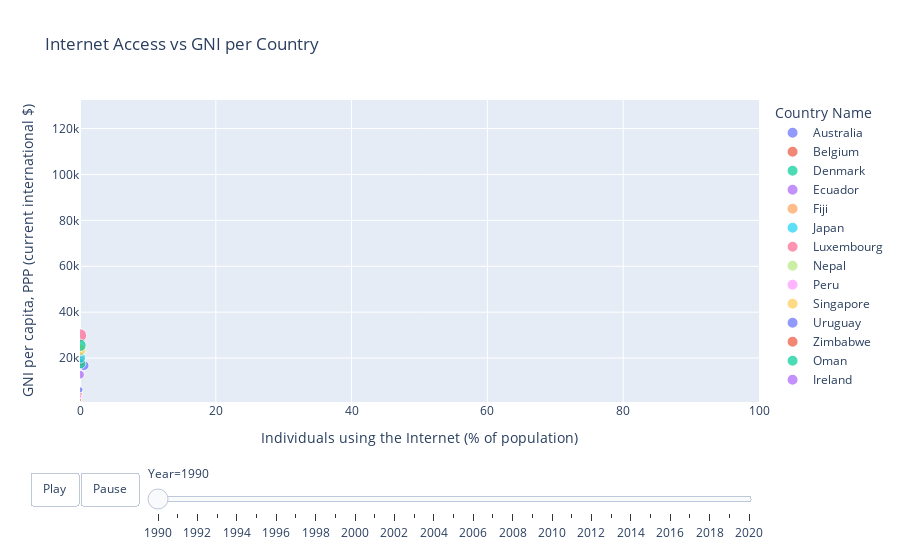

Write notebook code for a chart like this one.
### Code cell
df_animate = df_wide

country_groups = ["Australia", "Belgium", "Canada", "Denmark", "Ecuador", 
                 "Fiji", "Greece", "Hungary", "Ireland", "Japan", 
                 "Kazakhstan", "Luxembourg", "Nepal", "Oman", "Peru", 
                 "Qatar", "Russia", "Singapore", "Turkey", "Uruguay", 
                 "Venezuela", "Wales", "Yemen", "Zimbabwe"]
df_animate = df_animate[df_animate['Country Name'].isin(country_groups)]

df_animate = df_animate[['Year',
                         'Country Name',
                         'Individuals using the Internet (% of population)',
                         'GNI per capita, PPP (current international $)']]

start_year = 1990
end_year = 2020
df_animate = df_animate[(df_animate['Year'] >= start_year) & (df_animate['Year'] <= end_year)]

df_animate = df_animate.dropna(axis=0)

fig = px.scatter(df_animate, x='Individuals using the Internet (% of population)', 
                 y='GNI per capita, PPP (current international $)',
                 animation_frame="Year",
                 animation_group="Country Name",
                 size='GNI per capita, PPP (current international $)',
                 color="Country Name",
                 title="Internet Access vs GNI per Country",
                 hover_name="Country Name",
                 range_y=[df_animate['GNI per capita, PPP (current international $)'].min(),df_animate['GNI per capita, PPP (current international $)'].max()]) 

fig.update_xaxes(range=[0, 100])

fig.update_layout(
    updatemenus=[
        dict(
            type="buttons",
            showactive=False,
            buttons=[
                dict(
                    label="Play",
                    method="animate",
                    args=[None, {"frame": {"duration": 500, "redraw": True}}],
                ),
                dict(
                    label="Pause",
                    method="animate",
                    args=[[None], {"frame": {"duration": 0, "redraw": False}, "mode": "immediate"}],
                ),
            ],
        )
    ]
)
fig.show()

### Figure 1 — Plotly figure (JSON) as saved in the notebook; plotly's stock layout.template omitted (floating-point values rounded to 4 significant figures)
{"data": [{"hovertemplate": "<b>%{hovertext}</b><br><br>Country Name=Australia<br>Year=1990<br>Individuals using the Internet (% of population)=%{x}<br>GNI per capita, PPP (current international $)=%{marker.size}<extra></extra>", "hovertext": ["Australia"], "ids": ["Australia"], "legendgroup": "Australia", "marker": {"color": "#636efa", "size": [16760], "sizemode": "area", "sizeref": 331.1, "symbol": "circle"}, "mode": "markers", "name": "Australia", "orientation": "v", "showlegend": true, "type": "scatter", "x": [0.5851], "xaxis": "x", "y": [16760], "yaxis": "y"}, {"hovertemplate": "<b>%{hovertext}</b><br><br>Country Name=Belgium<br>Year=1990<br>Individuals using the Internet (% of population)=%{x}<br>GNI per capita, PPP (current international $)=%{marker.size}<extra></extra>", "hovertext": ["Belgium"], "ids": ["Belgium"], "legendgroup": "Belgium", "marker": {"color": "#EF553B", "size": [18740], "sizemode": "area", "sizeref": 331.1, "symbol": "circle"}, "mode": "markers", "name": "Belgium", "orientation": "v", "showlegend": true, "type": "scatter", "x": [0.001007], "xaxis": "x", "y": [18740], "yaxis": "y"}, {"hovertemplate": "<b>%{hovertext}</b><br><br>Country Name=Denmark<br>Year=1990<br>Individuals using the Internet (% of population)=%{x}<br>GNI per capita, PPP (current international $)=%{marker.size}<extra></extra>", "hovertext": ["Denmark"], "ids": ["Denmark"], "legendgroup": "Denmark", "marker": {"color": "#00cc96", "size": [17610], "sizemode": "area", "sizeref": 331.1, "symbol": "circle"}, "mode": "markers", "name": "Denmark", "orientation": "v", "showlegend": true, "type": "scatter", "x": [0.09728], "xaxis": "x", "y": [17610], "yaxis": "y"}, {"hovertemplate": "<b>%{hovertext}</b><br><br>Country Name=Ecuador<br>Year=1990<br>Individuals using the Internet (% of population)=%{x}<br>GNI per capita, PPP (current international $)=%{marker.size}<extra></extra>", "hovertext": ["Ecuador"], "ids": ["Ecuador"], "legendgroup": "Ecuador", "marker": {"color": "#ab63fa", "size": [4440], "sizemode": "area", "sizeref": 331.1, "symbol": "circle"}, "mode": "markers", "name": "Ecuador", "orientation": "v", "showlegend": true, "type": "scatter", "x": [0], "xaxis": "x", "y": [4440], "yaxis": "y"}, {"hovertemplate": "<b>%{hovertext}</b><br><br>Country Name=Fiji<br>Year=1990<br>Individuals using the Internet (% of population)=%{x}<br>GNI per capita, PPP (current international $)=%{marker.size}<extra></extra>", "hovertext": ["Fiji"], "ids": ["Fiji"], "legendgroup": "Fiji", "marker": {"color": "#FFA15A", "size": [4050], "sizemode": "area", "sizeref": 331.1, "symbol": "circle"}, "mode": "markers", "name": "Fiji", "orientation": "v", "showlegend": true, "type": "scatter", "x": [0], "xaxis": "x", "y": [4050], "yaxis": "y"}, {"hovertemplate": "<b>%{hovertext}</b><br><br>Country Name=Japan<br>Year=1990<br>Individuals using the Internet (% of population)=%{x}<br>GNI per capita, PPP (current international $)=%{marker.size}<extra></extra>", "hovertext": ["Japan"], "ids": ["Japan"], "legendgroup": "Japan", "marker": {"color": "#19d3f3", "size": [20130], "sizemode": "area", "sizeref": 331.1, "symbol": "circle"}, "mode": "markers", "name": "Japan", "orientation": "v", "showlegend": true, "type": "scatter", "x": [0.02029], "xaxis": "x", "y": [20130], "yaxis": "y"}, {"hovertemplate": "<b>%{hovertext}</b><br><br>Country Name=Luxembourg<br>Year=1990<br>Individuals using the Internet (% of population)=%{x}<br>GNI per capita, PPP (current international $)=%{marker.size}<extra></extra>", "hovertext": ["Luxembourg"], "ids": ["Luxembourg"], "legendgroup": "Luxembourg", "marker": {"color": "#FF6692", "size": [29850], "sizemode": "area", "sizeref": 331.1, "symbol": "circle"}, "mode": "markers", "name": "Luxembourg", "orientation": "v", "showlegend": true, "type": "scatter", "x": [0], "xaxis": "x", "y": [29850], "yaxis": "y"}, {"hovertemplate": "<b>%{hovertext}</b><br><br>Country Name=Nepal<br>Year=1990<br>Individuals using the Internet (% of population)=%{x}<br>GNI per capita, PPP (current international $)=%{marker.size}<extra></extra>", "hovertext": ["Nepal"], "ids": ["Nepal"], "legendgroup": "Nepal", "marker": {"color": "#B6E880", "size": [860], "sizemode": "area", "sizeref": 331.1, "symbol": "circle"}, "mode": "markers", "name": "Nepal", "orientation": "v", "showlegend": true, "type": "scatter", "x": [0], "xaxis": "x", "y": [860], "yaxis": "y"}, {"hovertemplate": "<b>%{hovertext}</b><br><br>Country Name=Peru<br>Year=1990<br>Individuals using the Internet (% of population)=%{x}<br>GNI per capita, PPP (current international $)=%{marker.size}<extra></extra>", "hovertext": ["Peru"], "ids": ["Peru"], "legendgroup": "Peru", "marker": {"color": "#FF97FF", "size": [3150], "sizemode": "area", "sizeref": 331.1, "symbol": "circle"}, "mode": "markers", "name": "Peru", "orientation": "v", "showlegend": true, "type": "scatter", "x": [0], "xaxis": "x", "y": [3150], "yaxis": "y"}, {"hovertemplate": "<b>%{hovertext}</b><br><br>Country Name=Singapore<br>Year=1990<br>Individuals using the Internet (% of population)=%{x}<br>GNI per capita, PPP (current international $)=%{marker.size}<extra></extra>", "hovertext": ["Singapore"], "ids": ["Singapore"], "legendgroup": "Singapore", "marker": {"color": "#FECB52", "size": [23570], "sizemode": "area", "sizeref": 331.1, "symbol": "circle"}, "mode": "markers", "name": "Singapore", "orientation": "v", "showlegend": true, "type": "scatter", "x": [0], "xaxis": "x", "y": [23570], "yaxis": "y"}, {"hovertemplate": "<b>%{hovertext}</b><br><br>Country Name=Uruguay<br>Year=1990<br>Individuals using the Internet (% of population)=%{x}<br>GNI per capita, PPP (current international $)=%{marker.size}<extra></extra>", "hovertext": ["Uruguay"], "ids": ["Uruguay"], "legendgroup": "Uruguay", "marker": {"color": "#636efa", "size": [6170], "sizemode": "area", "sizeref": 331.1, "symbol": "circle"}, "mode": "markers", "name": "Uruguay", "orientation": "v", "showlegend": true, "type": "scatter", "x": [0], "xaxis": "x", "y": [6170], "yaxis": "y"}, {"hovertemplate": "<b>%{hovertext}</b><br><br>Country Name=Zimbabwe<br>Year=1990<br>Individuals using the Internet (% of population)=%{x}<br>GNI per capita, PPP (current international $)=%{marker.size}<extra></extra>", "hovertext": ["Zimbabwe"], "ids": ["Zimbabwe"], "legendgroup": "Zimbabwe", "marker": {"color": "#EF553B", "size": [1740], "sizemode": "area", "sizeref": 331.1, "symbol": "circle"}, "mode": "markers", "name": "Zimbabwe", "orientation": "v", "showlegend": true, "type": "scatter", "x": [0], "xaxis": "x", "y": [1740], "yaxis": "y"}, {"hovertemplate": "<b>%{hovertext}</b><br><br>Country Name=Oman<br>Year=1990<br>Individuals using the Internet (% of population)=%{x}<br>GNI per capita, PPP (current international $)=%{marker.size}<extra></extra>", "hovertext": ["Oman"], "ids": ["Oman"], "legendgroup": "Oman", "marker": {"color": "#00cc96", "size": [25580], "sizemode": "area", "sizeref": 331.1, "symbol": "circle"}, "mode": "markers", "name": "Oman", "orientation": "v", "showlegend": true, "type": "scatter", "x": [0], "xaxis": "x", "y": [25580], "yaxis": "y"}, {"hovertemplate": "<b>%{hovertext}</b><br><br>Country Name=Ireland<br>Year=1990<br>Individuals using the Internet (% of population)=%{x}<br>GNI per capita, PPP (current international $)=%{marker.size}<extra></extra>", "hovertext": ["Ireland"], "ids": ["Ireland"], "legendgroup": "Ireland", "marker": {"color": "#ab63fa", "size": [12770], "sizemode": "area", "sizeref": 331.1, "symbol": "circle"}, "mode": "markers", "name": "Ireland", "orientation": "v", "showlegend": true, "type": "scatter", "x": [0], "xaxis": "x", "y": [12770], "yaxis": "y"}], "layout": {"legend": {"itemsizing": "constant", "title": {"text": "Country Name"}, "tracegroupgap": 0}, "sliders": [{"active": 0, "currentvalue": {"prefix": "Year="}, "len": 0.9, "pad": {"b": 10, "t": 60}, "steps": [{"args": [["1990"], {"frame": {"duration": 0, "redraw": false}, "fromcurrent": true, "mode": "immediate", "transition": {"duration": 0, "easing": "linear"}}], "label": "1990", "method": "animate"}, {"args": [["1991"], {"frame": {"duration": 0, "redraw": false}, "fromcurrent": true, "mode": "immediate", "transition": {"duration": 0, "easing": "linear"}}], "label": "1991", "method": "animate"}, {"args": [["1992"], {"frame": {"duration": 0, "redraw": false}, "fromcurrent": true, "mode": "immediate", "transition": {"duration": 0, "easing": "linear"}}], "label": "1992", "method": "animate"}, {"args": [["1993"], {"frame": {"duration": 0, "redraw": false}, "fromcurrent": true, "mode": "immediate", "transition": {"duration": 0, "easing": "linear"}}], "label": "1993", "method": "animate"}, {"args": [["1994"], {"frame": {"duration": 0, "redraw": false}, "fromcurrent": true, "mode": "immediate", "transition": {"duration": 0, "easing": "linear"}}], "label": "1994", "method": "animate"}, {"args": [["1995"], {"frame": {"duration": 0, "redraw": false}, "fromcurrent": true, "mode": "immediate", "transition": {"duration": 0, "easing": "linear"}}], "label": "1995", "method": "animate"}, {"args": [["1996"], {"frame": {"duration": 0, "redraw": false}, "fromcurrent": true, "mode": "immediate", "transition": {"duration": 0, "easing": "linear"}}], "label": "1996", "method": "animate"}, {"args": [["1997"], {"frame": {"duration": 0, "redraw": false}, "fromcurrent": true, "mode": "immediate", "transition": {"duration": 0, "easing": "linear"}}], "label": "1997", "method": "animate"}, {"args": [["1998"], {"frame": {"duration": 0, "redraw": false}, "fromcurrent": true, "mode": "immediate", "transition": {"duration": 0, "easing": "linear"}}], "label": "1998", "method": "animate"}, {"args": [["1999"], {"frame": {"duration": 0, "redraw": false}, "fromcurrent": true, "mode": "immediate", "transition": {"duration": 0, "easing": "linear"}}], "label": "1999", "method": "animate"}, {"args": [["2000"], {"frame": {"duration": 0, "redraw": false}, "fromcurrent": true, "mode": "immediate", "transition": {"duration": 0, "easing": "linear"}}], "label": "2000", "method": "animate"}, {"args": [["2001"], {"frame": {"duration": 0, "redraw": false}, "fromcurrent": true, "mode": "immediate", "transition": {"duration": 0, "easing": "linear"}}], "label": "2001", "method": "animate"}, {"args": [["2002"], {"frame": {"duration": 0, "redraw": false}, "fromcurrent": true, "mode": "immediate", "transition": {"duration": 0, "easing": "linear"}}], "label": "2002", "method": "animate"}, {"args": [["2003"], {"frame": {"duration": 0, "redraw": false}, "fromcurrent": true, "mode": "immediate", "transition": {"duration": 0, "easing": "linear"}}], "label": "2003", "method": "animate"}, {"args": [["2004"], {"frame": {"duration": 0, "redraw": false}, "fromcurrent": true, "mode": "immediate", "transition": {"duration": 0, "easing": "linear"}}], "label": "2004", "method": "animate"}, {"args": [["2005"], {"frame": {"duration": 0, "redraw": false}, "fromcurrent": true, "mode": "immediate", "transition": {"duration": 0, "easing": "linear"}}], "label": "2005", "method": "animate"}, {"args": [["2006"], {"frame": {"duration": 0, "redraw": false}, "fromcurrent": true, "mode": "immediate", "transition": {"duration": 0, "easing": "linear"}}], "label": "2006", "method": "animate"}, {"args": [["2007"], {"frame": {"duration": 0, "redraw": false}, "fromcurrent": true, "mode": "immediate", "transition": {"duration": 0, "easing": "linear"}}], "label": "2007", "method": "animate"}, {"args": [["2008"], {"frame": {"duration": 0, "redraw": false}, "fromcurrent": true, "mode": "immediate", "transition": {"duration": 0, "easing": "linear"}}], "label": "2008", "method": "animate"}, {"args": [["2009"], {"frame": {"duration": 0, "redraw": false}, "fromcurrent": true, "mode": "immediate", "transition": {"duration": 0, "easing": "linear"}}], "label": "2009", "method": "animate"}, {"args": [["2010"], {"frame": {"duration": 0, "redraw": false}, "fromcurrent": true, "mode": "immediate", "transition": {"duration": 0, "easing": "linear"}}], "label": "2010", "method": "animate"}, {"args": [["2011"], {"frame": {"duration": 0, "redraw": false}, "fromcurrent": true, "mode": "immediate", "transition": {"duration": 0, "easing": "linear"}}], "label": "2011", "method": "animate"}, {"args": [["2012"], {"frame": {"duration": 0, "redraw": false}, "fromcurrent": true, "mode": "immediate", "transition": {"duration": 0, "easing": "linear"}}], "label": "2012", "method": "animate"}, {"args": [["2013"], {"frame": {"duration": 0, "redraw": false}, "fromcurrent": true, "mode": "immediate", "transition": {"duration": 0, "easing": "linear"}}], "label": "2013", "method": "animate"}, {"args": [["2014"], {"frame": {"duration": 0, "redraw": false}, "fromcurrent": true, "mode": "immediate", "transition": {"duration": 0, "easing": "linear"}}], "label": "2014", "method": "animate"}, {"args": [["2015"], {"frame": {"duration": 0, "redraw": false}, "fromcurrent": true, "mode": "immediate", "transition": {"duration": 0, "easing": "linear"}}], "label": "2015", "method": "animate"}, {"args": [["2016"], {"frame": {"duration": 0, "redraw": false}, "fromcurrent": true, "mode": "immediate", "transition": {"duration": 0, "easing": "linear"}}], "label": "2016", "method": "animate"}, {"args": [["2017"], {"frame": {"duration": 0, "redraw": false}, "fromcurrent": true, "mode": "immediate", "transition": {"duration": 0, "easing": "linear"}}], "label": "2017", "method": "animate"}, {"args": [["2018"], {"frame": {"duration": 0, "redraw": false}, "fromcurrent": true, "mode": "immediate", "transition": {"duration": 0, "easing": "linear"}}], "label": "2018", "method": "animate"}, {"args": [["2019"], {"frame": {"duration": 0, "redraw": false}, "fromcurrent": true, "mode": "immediate", "transition": {"duration": 0, "easing": "linear"}}], "label": "2019", "method": "animate"}, {"args": [["2020"], {"frame": {"duration": 0, "redraw": false}, "fromcurrent": true, "mode": "immediate", "transition": {"duration": 0, "easing": "linear"}}], "label": "2020", "method": "animate"}], "x": 0.1, "xanchor": "left", "y": 0, "yanchor": "top"}], "title": {"text": "Internet Access vs GNI per Country"}, "updatemenus": [{"buttons": [{"args": [null, {"frame": {"duration": 500, "redraw": true}}], "label": "Play", "method": "animate"}, {"args": [[null], {"frame": {"duration": 0, "redraw": false}, "mode": "immediate"}], "label": "Pause", "method": "animate"}], "direction": "left", "pad": {"r": 10, "t": 70}, "showactive": false, "type": "buttons", "x": 0.1, "xanchor": "right", "y": 0, "yanchor": "top"}], "xaxis": {"anchor": "y", "domain": [0, 1], "range": [0, 100], "title": {"text": "Individuals using the Internet (% of population)"}}, "yaxis": {"anchor": "x", "domain": [0, 1], "range": [860, 132440], "title": {"text": "GNI per capita, PPP (current international $)"}}}}
